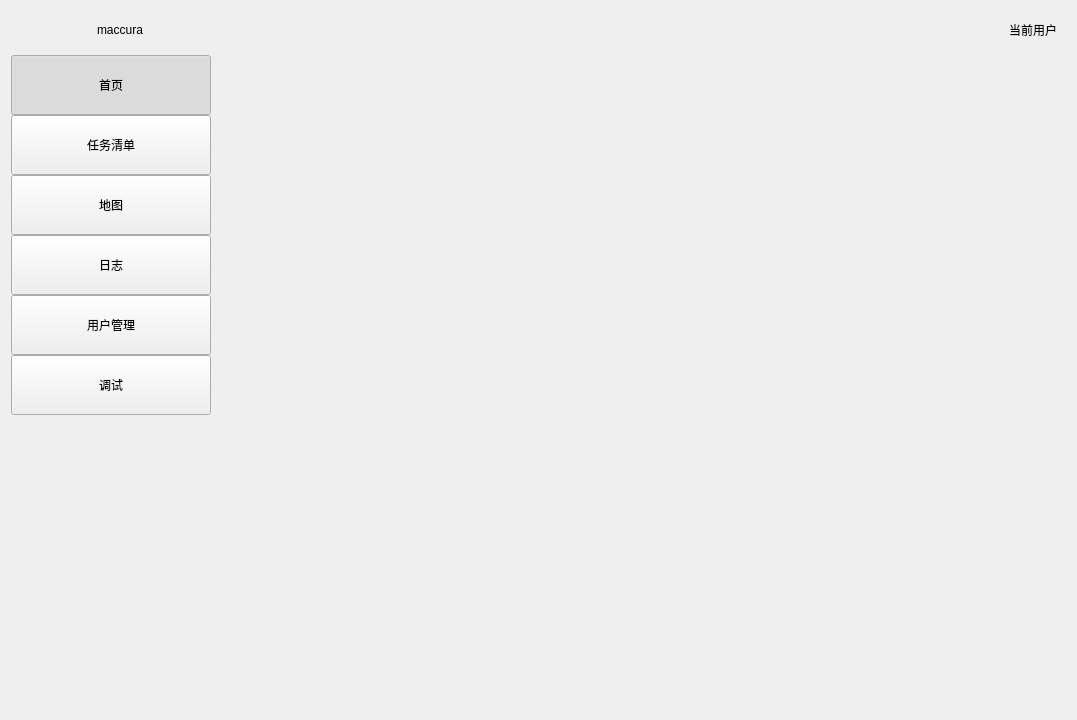
<?xml version="1.0" encoding="UTF-8"?>
<ui version="4.0">
 <class>MainWidget</class>
 <widget class="QWidget" name="MainWidget">
  <property name="geometry">
   <rect>
    <x>0</x>
    <y>0</y>
    <width>1077</width>
    <height>720</height>
   </rect>
  </property>
  <property name="windowTitle">
   <string>Form</string>
  </property>
  <layout class="QVBoxLayout" name="verticalLayout">
   <item>
    <widget class="QWidget" name="topWidget" native="true">
     <layout class="QHBoxLayout" name="horizontalLayout">
      <item>
       <widget class="QLabel" name="label_2">
        <property name="minimumSize">
         <size>
          <width>200</width>
          <height>0</height>
         </size>
        </property>
        <property name="text">
         <string>maccura</string>
        </property>
        <property name="alignment">
         <set>Qt::AlignCenter</set>
        </property>
       </widget>
      </item>
      <item>
       <spacer name="horizontalSpacer">
        <property name="orientation">
         <enum>Qt::Horizontal</enum>
        </property>
        <property name="sizeHint" stdset="0">
         <size>
          <width>40</width>
          <height>20</height>
         </size>
        </property>
       </spacer>
      </item>
      <item>
       <widget class="QLabel" name="label">
        <property name="text">
         <string>当前用户</string>
        </property>
       </widget>
      </item>
     </layout>
    </widget>
   </item>
   <item>
    <widget class="QWidget" name="contentWidget" native="true">
     <layout class="QHBoxLayout" name="horizontalLayout_2">
      <property name="spacing">
       <number>0</number>
      </property>
      <property name="leftMargin">
       <number>0</number>
      </property>
      <property name="topMargin">
       <number>0</number>
      </property>
      <property name="rightMargin">
       <number>0</number>
      </property>
      <property name="bottomMargin">
       <number>0</number>
      </property>
      <item>
       <widget class="QWidget" name="leftBarWidget" native="true">
        <property name="sizePolicy">
         <sizepolicy hsizetype="Preferred" vsizetype="Preferred">
          <horstretch>0</horstretch>
          <verstretch>0</verstretch>
         </sizepolicy>
        </property>
        <property name="minimumSize">
         <size>
          <width>0</width>
          <height>0</height>
         </size>
        </property>
        <property name="maximumSize">
         <size>
          <width>16777215</width>
          <height>16777215</height>
         </size>
        </property>
        <layout class="QVBoxLayout" name="verticalLayout_2">
         <property name="spacing">
          <number>0</number>
         </property>
         <property name="leftMargin">
          <number>0</number>
         </property>
         <property name="topMargin">
          <number>0</number>
         </property>
         <property name="rightMargin">
          <number>0</number>
         </property>
         <property name="bottomMargin">
          <number>0</number>
         </property>
         <item>
          <widget class="QPushButton" name="btnFirst">
           <property name="minimumSize">
            <size>
             <width>200</width>
             <height>60</height>
            </size>
           </property>
           <property name="maximumSize">
            <size>
             <width>200</width>
             <height>60</height>
            </size>
           </property>
           <property name="text">
            <string>首页</string>
           </property>
           <property name="checkable">
            <bool>true</bool>
           </property>
           <property name="checked">
            <bool>true</bool>
           </property>
           <property name="autoExclusive">
            <bool>true</bool>
           </property>
          </widget>
         </item>
         <item>
          <widget class="QPushButton" name="btnTaskList">
           <property name="minimumSize">
            <size>
             <width>200</width>
             <height>60</height>
            </size>
           </property>
           <property name="maximumSize">
            <size>
             <width>200</width>
             <height>60</height>
            </size>
           </property>
           <property name="text">
            <string>任务清单</string>
           </property>
           <property name="checkable">
            <bool>true</bool>
           </property>
           <property name="checked">
            <bool>false</bool>
           </property>
           <property name="autoExclusive">
            <bool>true</bool>
           </property>
          </widget>
         </item>
         <item>
          <widget class="QPushButton" name="btnMap">
           <property name="minimumSize">
            <size>
             <width>200</width>
             <height>60</height>
            </size>
           </property>
           <property name="maximumSize">
            <size>
             <width>200</width>
             <height>60</height>
            </size>
           </property>
           <property name="text">
            <string>地图</string>
           </property>
           <property name="checkable">
            <bool>true</bool>
           </property>
           <property name="checked">
            <bool>false</bool>
           </property>
           <property name="autoExclusive">
            <bool>true</bool>
           </property>
          </widget>
         </item>
         <item>
          <widget class="QPushButton" name="btnLogger">
           <property name="minimumSize">
            <size>
             <width>200</width>
             <height>60</height>
            </size>
           </property>
           <property name="maximumSize">
            <size>
             <width>200</width>
             <height>60</height>
            </size>
           </property>
           <property name="text">
            <string>日志</string>
           </property>
           <property name="checkable">
            <bool>true</bool>
           </property>
           <property name="checked">
            <bool>false</bool>
           </property>
           <property name="autoExclusive">
            <bool>true</bool>
           </property>
          </widget>
         </item>
         <item>
          <widget class="QPushButton" name="btnUsers">
           <property name="minimumSize">
            <size>
             <width>200</width>
             <height>60</height>
            </size>
           </property>
           <property name="maximumSize">
            <size>
             <width>200</width>
             <height>60</height>
            </size>
           </property>
           <property name="text">
            <string>用户管理</string>
           </property>
           <property name="checkable">
            <bool>true</bool>
           </property>
           <property name="autoExclusive">
            <bool>true</bool>
           </property>
          </widget>
         </item>
         <item>
          <widget class="QPushButton" name="btnDebug">
           <property name="minimumSize">
            <size>
             <width>200</width>
             <height>60</height>
            </size>
           </property>
           <property name="maximumSize">
            <size>
             <width>200</width>
             <height>60</height>
            </size>
           </property>
           <property name="text">
            <string>调试</string>
           </property>
           <property name="checkable">
            <bool>true</bool>
           </property>
           <property name="autoExclusive">
            <bool>true</bool>
           </property>
          </widget>
         </item>
         <item>
          <spacer name="verticalSpacer">
           <property name="orientation">
            <enum>Qt::Vertical</enum>
           </property>
           <property name="sizeType">
            <enum>QSizePolicy::Expanding</enum>
           </property>
           <property name="sizeHint" stdset="0">
            <size>
             <width>20</width>
             <height>700</height>
            </size>
           </property>
          </spacer>
         </item>
        </layout>
       </widget>
      </item>
      <item>
       <widget class="QStackedWidget" name="stackedWidget">
        <widget class="QWidget" name="page"/>
        <widget class="QWidget" name="page_2"/>
       </widget>
      </item>
     </layout>
    </widget>
   </item>
  </layout>
 </widget>
 <resources/>
 <connections/>
</ui>
